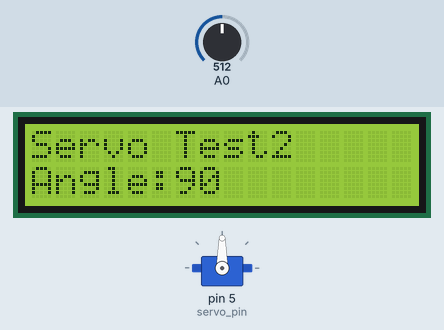
Recording of a sketch running on a simulated Arduino Uno, built with avr-gcc and run on an emulated ATmega328P. Parts: 16×2 character LCD, servo. The inputs (shaded band) are chosen by the test bench; at power-on: A0 = 512.

Above: at 1.2 s.
1.3 s: A0 set to 716
At 2.5 s:
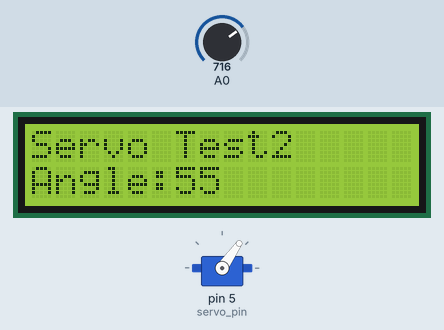
2.9 s: A0 set to 900
At 3.7 s:
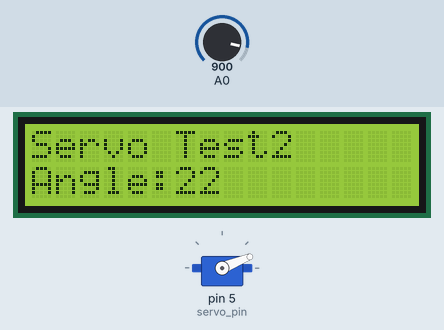
4.5 s: A0 set to 1023
At 4.9 s:
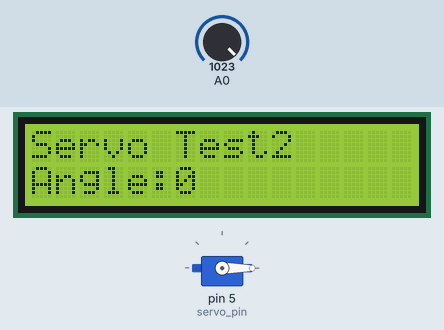
6.1 s: A0 set to 306
At 7.4 s:
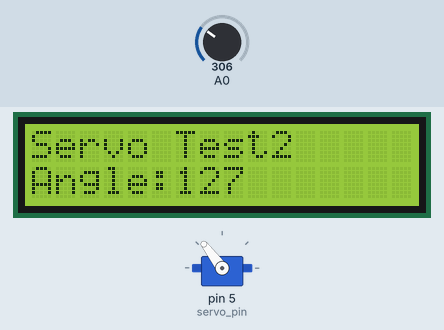
7.7 s: A0 set to 122
At 8.6 s:
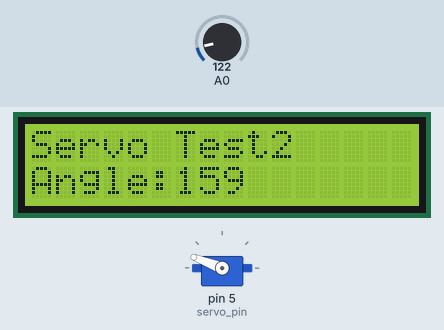
9.3 s: A0 set to 0
At 9.8 s:
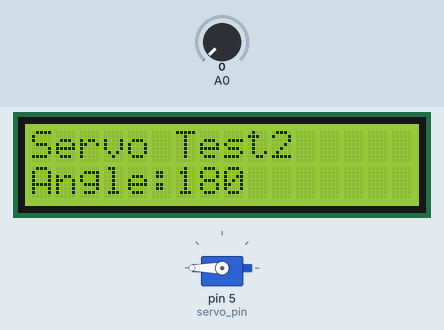
Timing chart, 0 to 11.9 s (numbered marks = the images above; inputs shaded):
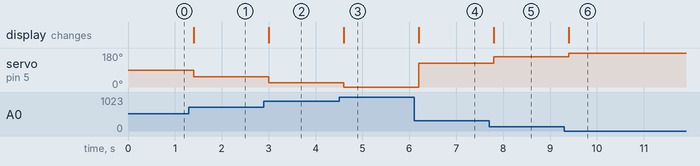

The sketch:

servo02.ino
```cpp
# include <Analog.h>
# include <Servo.h>
# include <Minicom.h>

MiniCom com;
Analog a_value(A0, 180, 0);
Servo myServo;
const int servo_pin = 5;

void check() {
  int angle = a_value.read();
  myServo.write(angle);
  com.print(1, "Angle:", angle);
}

void setup() {
  com.init();
  com.print(0, "Servo Test2");
  myServo.attach(servo_pin);
  com.setInterval(100, check);

}

void loop() {
  com.run();
}
```

Measured:
- after the input at 1.3 s, servo on pin 5 (servo_pin): 90° → 55° after 0.10 s; the display: changes after 0.10 s (image 1)
- after the input at 2.9 s, servo on pin 5 (servo_pin): 55° → 22° after 0.10 s; the display: changes after 0.10 s (image 2)
- after the input at 4.5 s, servo on pin 5 (servo_pin): 22° → 0° after 0.10 s; the display: changes after 0.10 s (image 3)
- after the input at 6.1 s, servo on pin 5 (servo_pin): 0° → 127° after 0.10 s; the display: changes after 0.10 s (image 4)
- after the input at 7.7 s, servo on pin 5 (servo_pin): 127° → 159° after 0.10 s; the display: changes after 0.10 s (image 5)
- after the input at 9.3 s, servo on pin 5 (servo_pin): 159° → 180° after 0.10 s; the display: changes after 0.10 s (image 6)
